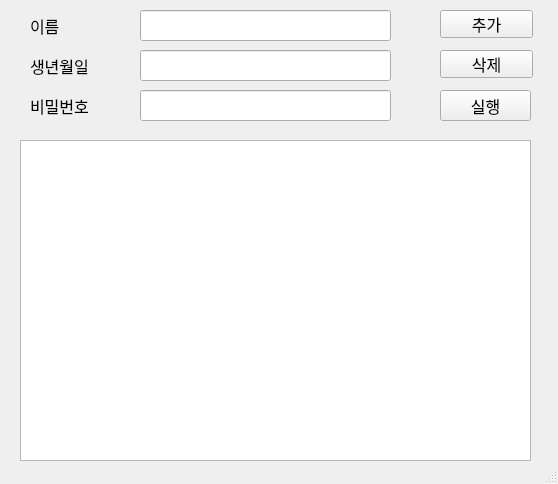
<?xml version="1.0" encoding="UTF-8"?>
<ui version="4.0">
    <class>MainWindow</class>
    <widget class="QMainWindow" name="MainWindow">
        <property name="geometry">
            <rect>
                <x>0</x>
                <y>0</y>
                <width>558</width>
                <height>484</height>
            </rect>
        </property>
        <property name="windowTitle">
            <string>MainWindow</string>
        </property>
        <widget class="QWidget" name="centralwidget">
            <widget class="QPushButton" name="btn1">
                <property name="geometry">
                    <rect>
                        <x>440</x>
                        <y>50</y>
                        <width>93</width>
                        <height>28</height>
                    </rect>
                </property>
                <property name="font">
                    <font>
                        <family>함초롬바탕</family>
                        <pointsize>12</pointsize>
                    </font>
                </property>
                <property name="text">
                    <string>삭제</string>
                </property>
            </widget>
            <widget class="QPushButton" name="btn2">
                <property name="geometry">
                    <rect>
                        <x>440</x>
                        <y>10</y>
                        <width>93</width>
                        <height>28</height>
                    </rect>
                </property>
                <property name="font">
                    <font>
                        <family>함초롬바탕</family>
                        <pointsize>12</pointsize>
                    </font>
                </property>
                <property name="text">
                    <string>추가</string>
                </property>
            </widget>
            <widget class="QLineEdit" name="tb_name">
                <property name="geometry">
                    <rect>
                        <x>140</x>
                        <y>10</y>
                        <width>251</width>
                        <height>31</height>
                    </rect>
                </property>
                <property name="font">
                    <font>
                        <family>함초롬바탕</family>
                        <pointsize>12</pointsize>
                    </font>
                </property>
            </widget>
            <widget class="QLabel" name="label">
                <property name="geometry">
                    <rect>
                        <x>30</x>
                        <y>10</y>
                        <width>64</width>
                        <height>31</height>
                    </rect>
                </property>
                <property name="font">
                    <font>
                        <family>함초롬바탕</family>
                        <pointsize>12</pointsize>
                    </font>
                </property>
                <property name="text">
                    <string>이름</string>
                </property>
            </widget>
            <widget class="QLabel" name="label_2">
                <property name="geometry">
                    <rect>
                        <x>30</x>
                        <y>50</y>
                        <width>111</width>
                        <height>31</height>
                    </rect>
                </property>
                <property name="font">
                    <font>
                        <family>함초롬바탕</family>
                        <pointsize>12</pointsize>
                    </font>
                </property>
                <property name="text">
                    <string>생년월일</string>
                </property>
            </widget>
            <widget class="QLineEdit" name="tb_birth">
                <property name="geometry">
                    <rect>
                        <x>140</x>
                        <y>50</y>
                        <width>251</width>
                        <height>31</height>
                    </rect>
                </property>
                <property name="font">
                    <font>
                        <family>함초롬바탕</family>
                        <pointsize>12</pointsize>
                    </font>
                </property>
            </widget>
            <widget class="QLabel" name="label_3">
                <property name="geometry">
                    <rect>
                        <x>30</x>
                        <y>90</y>
                        <width>91</width>
                        <height>31</height>
                    </rect>
                </property>
                <property name="font">
                    <font>
                        <family>함초롬바탕</family>
                        <pointsize>12</pointsize>
                    </font>
                </property>
                <property name="text">
                    <string>비밀번호</string>
                </property>
            </widget>
            <widget class="QLineEdit" name="tb_pw">
                <property name="geometry">
                    <rect>
                        <x>140</x>
                        <y>90</y>
                        <width>251</width>
                        <height>31</height>
                    </rect>
                </property>
                <property name="font">
                    <font>
                        <family>함초롬바탕</family>
                        <pointsize>12</pointsize>
                    </font>
                </property>
            </widget>
            <widget class="QPushButton" name="btn1_2">
                <property name="geometry">
                    <rect>
                        <x>440</x>
                        <y>90</y>
                        <width>91</width>
                        <height>31</height>
                    </rect>
                </property>
                <property name="font">
                    <font>
                        <family>함초롬바탕</family>
                        <pointsize>12</pointsize>
                    </font>
                </property>
                <property name="text">
                    <string>실행</string>
                </property>
            </widget>
            <widget class="QTableWidget" name="table">
                <property name="geometry">
                    <rect>
                        <x>20</x>
                        <y>140</y>
                        <width>511</width>
                        <height>321</height>
                    </rect>
                </property>
            </widget>
        </widget>
        <widget class="QStatusBar" name="statusbar"/>
    </widget>
    <resources/>
    <connections/>
</ui>
